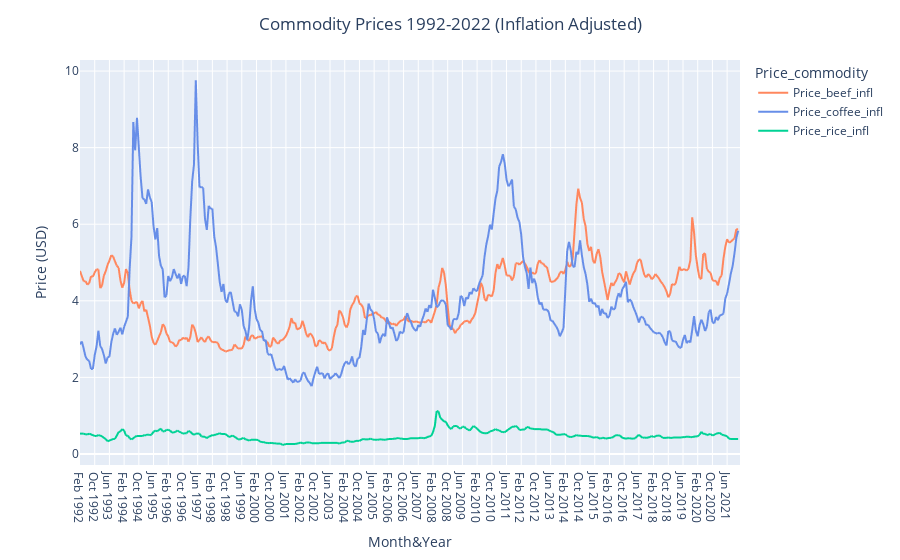

Source (notebook cell):
### Code cell
fig = px.line(
    data_frame=melted_data,
    x="Month&Year",
    y="Price (USD)",
    color="Price_commodity",
    color_discrete_map = {"Price_beef_infl": line_beef_hex, "Price_coffee_infl": line_coffee_hex, "Price_rice_infl": line_rice_hex}
)

# title alignment
fig.update_layout(title_text='Commodity Prices 1992-2022 (Inflation Adjusted)',title_x=0.5)

fig.show()

### Figure 1 — Plotly figure (JSON) as saved in the notebook; plotly's stock layout.template omitted (floating-point values rounded to 4 significant figures; data arrays with more than 128 entries replaced by an {"elided": "..."} marker saying what was removed)
{"data": [{"hovertemplate": "Price_commodity=Price_beef_infl<br>Month&Year=%{x}<br>Price (USD)=%{y}<extra></extra>", "legendgroup": "Price_beef_infl", "line": {"color": "#ff875e", "dash": "solid"}, "marker": {"symbol": "circle"}, "mode": "lines", "name": "Price_beef_infl", "showlegend": true, "type": "scattergl", "x": {"elided": "360 str values"}, "xaxis": "x", "y": {"elided": "360 float values"}, "yaxis": "y"}, {"hovertemplate": "Price_commodity=Price_coffee_infl<br>Month&Year=%{x}<br>Price (USD)=%{y}<extra></extra>", "legendgroup": "Price_coffee_infl", "line": {"color": "#678ee8", "dash": "solid"}, "marker": {"symbol": "circle"}, "mode": "lines", "name": "Price_coffee_infl", "showlegend": true, "type": "scattergl", "x": {"elided": "360 str values"}, "xaxis": "x", "y": {"elided": "360 float values"}, "yaxis": "y"}, {"hovertemplate": "Price_commodity=Price_rice_infl<br>Month&Year=%{x}<br>Price (USD)=%{y}<extra></extra>", "legendgroup": "Price_rice_infl", "line": {"color": "#00d295", "dash": "solid"}, "marker": {"symbol": "circle"}, "mode": "lines", "name": "Price_rice_infl", "showlegend": true, "type": "scattergl", "x": {"elided": "360 str values"}, "xaxis": "x", "y": {"elided": "360 float values"}, "yaxis": "y"}], "layout": {"legend": {"title": {"text": "Price_commodity"}, "tracegroupgap": 0}, "margin": {"t": 60}, "title": {"text": "Commodity Prices 1992-2022 (Inflation Adjusted)", "x": 0.5}, "xaxis": {"anchor": "y", "domain": [0, 1], "title": {"text": "Month&Year"}}, "yaxis": {"anchor": "x", "domain": [0, 1], "title": {"text": "Price (USD)"}}}}
